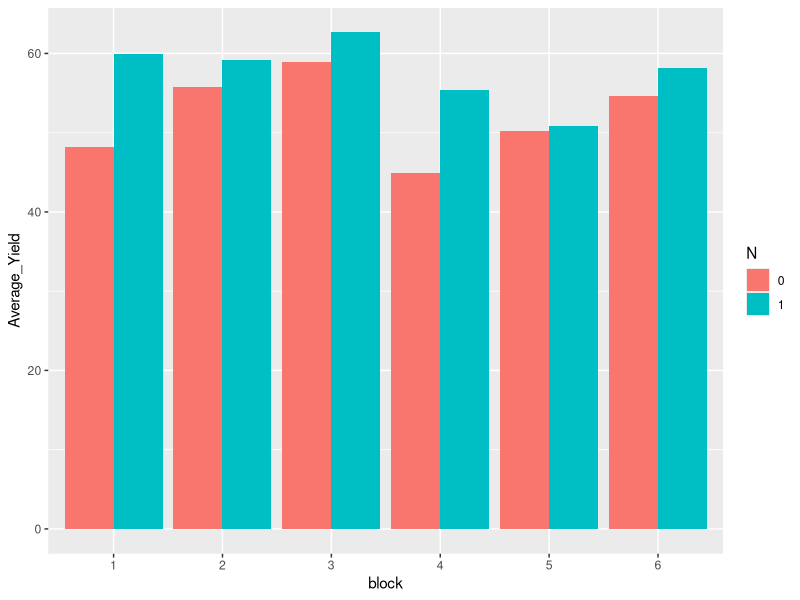

The R source for this figure:
# To access the correct file, import MASS
# install.packages('MASS')
# install.packages('ggplot2')
# install.packages ('dplyr')

# Load the packages and dataset
library(MASS)
library(dplyr)
library(ggplot2)

data(npk)

# START OF 3.a

# Set block and plot dimensions
n_blocks <- 1:6
n_plots <- 4
additives <- c("N", "P", "K")

# Create a list to randomly distribute over blocks
random_distributed <- list()

# Create empty 4x3 (plots x additives) grid as data frame
for (block in n_blocks) {
  blocks <- data.frame(matrix(0, nrow = n_plots, ncol = length(additives)))
  colnames(blocks) <- additives
  
  # Assign 2x 1 in each additive randomly
  for (additive in additives) {
    # Choose a random row
    row <- sample(1:n_plots, 2, replace = FALSE)
    # Insert 1 to signify presence of additive for selected rows
    blocks[row, additive] <- 1
  }
  
  # Save and assign block data
  blocks$Block <- block
  random_distributed[[block]] <- blocks
  
}

random_distributed


# START OF 3.b

#Q: Make a plot to show the average yield per block for the soil treated with 
# nitrogen and for the soil that did not receive nitrogen, and comment.

#Pseudo 2: calc average for each
# Pseudo 3: create bar plot for each block with and without next to each other
# Yield on y, block on x

# Group npk data by block and N
grouped_data <- group_by(npk, block, N)

# Calculate the average yield for each group
average_yield_block = summarise(grouped_data, Average_Yield = mean(yield))
# average_yield_block

# Obtain data for each block where N=0 and N=1
absent_nitrogen <- filter(average_yield_block, N==0)
present_nitrogen <- filter(average_yield_block, N==1)

# Plot the average yield
avg_yield_plot <- ggplot(average_yield_block, aes(x = block, y = Average_Yield, fill = N)) + 
  geom_bar(stat = "identity", position = "dodge")



avg_yield_plot

